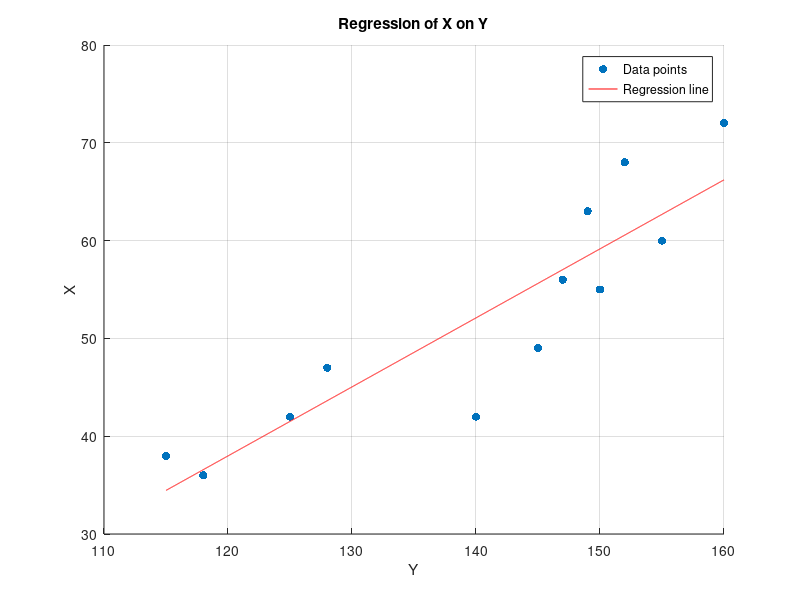

Recreate this plot in MATLAB.
% NAME: ADITYA BARMAN
% ROLL: 002320601024
% PROBLEM 9. Regression of X on Y (with plot)


clc, clearvars, close all

X = [56 42 72 36 63 47 55 49 38 42 68 60];
Y = [147 125 160 118 149 128 150 145 115 140 152 155];

n = length(Y);
Y_sq = Y .^ 2;
X_sq = X .^ 2;
YX = zeros(1, n);

for i = 1:n
    YX(i) = Y(i) * X(i);
end

Y_sum = 0;
X_sum = 0;
Y_sq_sum = 0;
X_sq_sum = 0;
YX_sum = 0;

for j = 1:n
    Y_sum = Y_sum + Y(j);
    X_sum = X_sum + X(j);
    Y_sq_sum = Y_sq_sum + Y_sq(j);
    X_sq_sum = X_sq_sum + X_sq(j);
    YX_sum = YX_sum + YX(j);
end

a_num = (n * YX_sum) - (Y_sum * X_sum);
a_denom = (n * Y_sq_sum) - (Y_sum ^ 2);

b_num = (X_sum * Y_sq_sum) - (Y_sum * YX_sum);
b_denom = (n * Y_sq_sum) - (Y_sum ^ 2);

a_eqn = a_num / a_denom;
b_eqn = b_num / b_denom;

fprintf('The regression equation is X = %.2fY + %.2f\n', a_eqn, b_eqn);

%
% Plotting the data points
scatter(Y, X, 'filled');
hold on;

% Plotting the regression line
y_line = min(Y):0.01:max(Y);
x_line = a_eqn * y_line + b_eqn;
plot(y_line, x_line, 'r');

% Formatting the plot
xlabel('Y');
ylabel('X');
title('Regression of X on Y');
legend('Data points', 'Regression line');
grid on;
hold off;



% ================== OUTPUT =====================

% The regression equation is X = 0.71Y + -46.70

% ===============================================